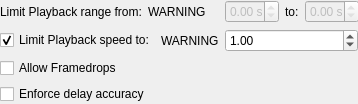
<?xml version="1.0" encoding="UTF-8"?>
<ui version="4.0">
 <class>SettingsWidget</class>
 <widget class="QWidget" name="SettingsWidget">
  <property name="geometry">
   <rect>
    <x>0</x>
    <y>0</y>
    <width>327</width>
    <height>94</height>
   </rect>
  </property>
  <property name="windowTitle">
   <string>Widget</string>
  </property>
  <layout class="QFormLayout" name="formLayout_2">
   <property name="leftMargin">
    <number>0</number>
   </property>
   <property name="topMargin">
    <number>0</number>
   </property>
   <property name="rightMargin">
    <number>0</number>
   </property>
   <property name="bottomMargin">
    <number>0</number>
   </property>
   <item row="1" column="0">
    <layout class="QHBoxLayout" name="horizontalLayout_6">
     <item>
      <widget class="QCheckBox" name="limit_playback_speed_checkbox">
       <property name="minimumSize">
        <size>
         <width>40</width>
         <height>0</height>
        </size>
       </property>
       <property name="toolTip">
        <string>Limit the playback speed (or publish all frames as fast as possible)</string>
       </property>
       <property name="text">
        <string>Limit Playback speed to:</string>
       </property>
       <property name="checked">
        <bool>true</bool>
       </property>
      </widget>
     </item>
     <item>
      <widget class="QLabel" name="play_speed_warning_label">
       <property name="sizePolicy">
        <sizepolicy hsizetype="Maximum" vsizetype="Preferred">
         <horstretch>0</horstretch>
         <verstretch>0</verstretch>
        </sizepolicy>
       </property>
       <property name="toolTip">
        <string>A play speed of 0 will cause the player to pause forever!</string>
       </property>
       <property name="text">
        <string>WARNING</string>
       </property>
      </widget>
     </item>
    </layout>
   </item>
   <item row="1" column="1">
    <widget class="QDoubleSpinBox" name="play_speed_spinbox">
     <property name="minimumSize">
      <size>
       <width>40</width>
       <height>0</height>
      </size>
     </property>
     <property name="toolTip">
      <string>Relative playback speed</string>
     </property>
     <property name="keyboardTracking">
      <bool>false</bool>
     </property>
     <property name="minimum">
      <double>0.000000000000000</double>
     </property>
     <property name="maximum">
      <double>999.000000000000000</double>
     </property>
     <property name="singleStep">
      <double>0.250000000000000</double>
     </property>
     <property name="value">
      <double>1.000000000000000</double>
     </property>
    </widget>
   </item>
   <item row="0" column="0">
    <layout class="QHBoxLayout" name="horizontalLayout_3">
     <item>
      <widget class="QLabel" name="limit_from_label">
       <property name="text">
        <string>Limit Playback range from:</string>
       </property>
      </widget>
     </item>
     <item>
      <widget class="QLabel" name="limit_warning_label">
       <property name="toolTip">
        <string>Invalid playback range!</string>
       </property>
       <property name="text">
        <string>WARNING</string>
       </property>
      </widget>
     </item>
    </layout>
   </item>
   <item row="0" column="1">
    <layout class="QHBoxLayout" name="horizontalLayout_4">
     <item>
      <widget class="QDoubleSpinBox" name="lower_limit_spinbox">
       <property name="enabled">
        <bool>false</bool>
       </property>
       <property name="toolTip">
        <string>Start playing at this time</string>
       </property>
       <property name="alignment">
        <set>Qt::AlignRight|Qt::AlignTrailing|Qt::AlignVCenter</set>
       </property>
       <property name="correctionMode">
        <enum>QAbstractSpinBox::CorrectToNearestValue</enum>
       </property>
       <property name="keyboardTracking">
        <bool>false</bool>
       </property>
       <property name="suffix">
        <string> s</string>
       </property>
       <property name="maximum">
        <double>0.000000000000000</double>
       </property>
      </widget>
     </item>
     <item>
      <widget class="QLabel" name="limit_to_label">
       <property name="sizePolicy">
        <sizepolicy hsizetype="Maximum" vsizetype="Preferred">
         <horstretch>0</horstretch>
         <verstretch>0</verstretch>
        </sizepolicy>
       </property>
       <property name="text">
        <string>to:</string>
       </property>
      </widget>
     </item>
     <item>
      <widget class="QDoubleSpinBox" name="upper_limit_spinbox">
       <property name="enabled">
        <bool>false</bool>
       </property>
       <property name="toolTip">
        <string>Stop playing at this time</string>
       </property>
       <property name="alignment">
        <set>Qt::AlignRight|Qt::AlignTrailing|Qt::AlignVCenter</set>
       </property>
       <property name="correctionMode">
        <enum>QAbstractSpinBox::CorrectToNearestValue</enum>
       </property>
       <property name="keyboardTracking">
        <bool>false</bool>
       </property>
       <property name="suffix">
        <string> s</string>
       </property>
       <property name="maximum">
        <double>0.000000000000000</double>
       </property>
      </widget>
     </item>
    </layout>
   </item>
   <item row="2" column="0">
    <widget class="QCheckBox" name="allow_framedrops_checkbox">
     <property name="minimumSize">
      <size>
       <width>40</width>
       <height>0</height>
      </size>
     </property>
     <property name="toolTip">
      <string>Skip frames in order to keep time accuracy</string>
     </property>
     <property name="text">
      <string>Allow Framedrops</string>
     </property>
    </widget>
   </item>
   <item row="3" column="0">
    <widget class="QCheckBox" name="enforce_delay_accuracy_checkbox">
     <property name="toolTip">
      <string>Always keep the time between frames accurate (this may go on cost of the absulute time accuracy and slow down the measurement)</string>
     </property>
     <property name="text">
      <string>Enforce delay accuracy</string>
     </property>
    </widget>
   </item>
  </layout>
 </widget>
 <layoutdefault spacing="6" margin="11"/>
 <resources/>
 <connections/>
</ui>
